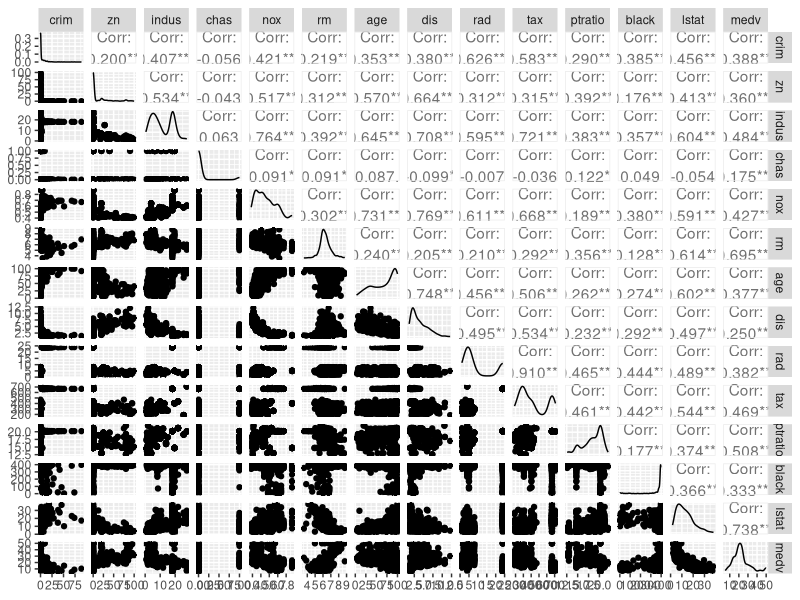

This figure's R source:
## ---- chunk 1
library(MASS)
data("Boston")
str(Boston)

## ---- chunk 2
library(GGally)
library(ggplot2)
explot <- ggpairs(Boston, mapping = aes(), lower = list(combo = wrap("facethist", bins = 20)))
explot

